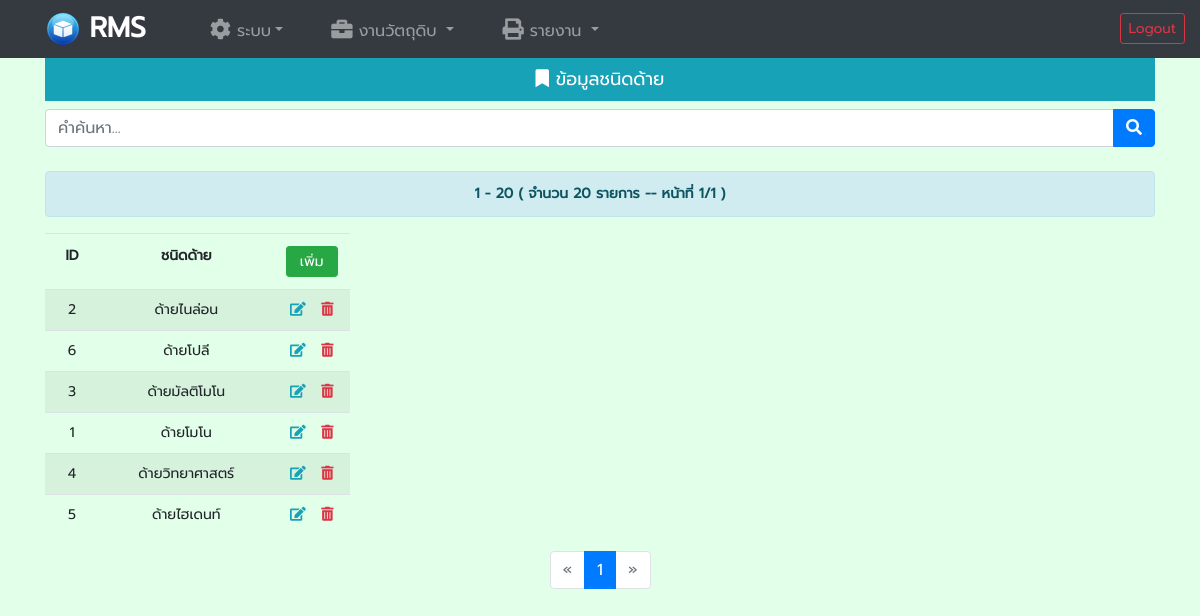
The page /data_type.php (signed in) on the database its author committed.
### tables this page shows
CREATE TABLE `prod_type` (
  `prod_type_id` tinyint(3) NOT NULL,
  `prod_type` varchar(30) NOT NULL
);

### data_type.php (the view, shortened to what this page needs)
<!doctype html>
<html lang="en">
<head>
	<link rel="stylesheet" href="./css/bootstrap.min.css">
	<link rel="stylesheet" href="./css/all.min.css">
	<link rel="stylesheet" href="./css/menunav.css">
	<?php
	include 'Menu_admin.php';
	include_once 'dbConn.php';
	$show = (isset($_GET['show'])) ? $_GET['show'] : '';
	$submit = (isset($_GET['submit'])) ? $_GET['submit'] : '';
	$page = (isset($_GET['page'])) ? $_GET['page'] : '';
	$search = (isset($_GET['Search'])) ? $_GET['Search'] : ((isset($_POST['Search'])) ? $_POST['Search'] : '');
	?>
</head>
<body>
	<div class="container">
		<div class="row">
			<div class="col-md-12" style='margin-bottom: 8px; font-size:18px;'>
				<span class="d-block p-2 bg-info text-white" align="center"><i class="fas fa-bookmark" aria-hidden="true"></i> ข้อมูลชนิดด้าย</span>
			</div>
			<?php
			if ($submit == "" or $show == "OK") { ?>
				<div class="col-md-12">
					<form name="fmSearch" method="post" action="data_type.php?show=OK" role='Search'>
						<div class="form-group row">
							<div class="input-group mb-2 col-md-12">
								<input name='Search' type="text" class="form-control" placeholder="คำค้นหา..." value='<?php echo ($search); ?>' onFocus="this.value ='';">
								<div class="input-group-append">
									<button class="btn btn-primary" type='submit'><i class="fa fa-search" aria-hidden="true"></i></button>
								</div>
							</div>
						</div>
					</form>
				</div>
				<?php
				$limit = '25';
				$rec_sql = "SELECT * FROM roll_type WHERE(roll_type like '%$search%')	ORDER by roll_type ";
				$Qtotal = mysqli_query($dbconn, $rec_sql) or die(mysqli_error($dbconn . " Q=" . $rec_sql));
				$total_data = mysqli_num_rows($Qtotal);
				$total_page = ceil($total_data / $limit);
				if ($page <= 0 or $page == '') {
					$page = 1;
				}
				$start = ($page - 1) * $limit;
				$from = $start + 1;
				$to = $page * $limit;
				if ($to > $total_data) $to = $total_data;
				?>
				<div class="col-md-12">
					<div class='alert alert-info' role='alert' align="center">
						<?php
						echo ($from . " - " . $to);
						echo (" ( จำนวน " . number_format($total_data) . " รายการ ");
						echo (" -- หน้าที่ " . number_format($page) . "/");
						echo (number_format($total_page) . " )");
						?>
					</div>
				</div>
				<div class="col-md-12">
					<table class="table table-striped table-responsive">
						<thead>
							<tr>
								<td align='center'><strong>ID</strong>
								</td>
								<td align='center'><strong>ชนิดด้าย</strong>
								</td>
								<td align="center" width="25%"><a href="data_type.php?submit=Add&Search=<?php echo ($search) ?>" class='btn btn-success btn-sm' role='button'>&nbsp;เพิ่ม&nbsp;</a>
								</td>
							</tr>
						</thead>
						<tbody>
							<?php
							$rec_sql = "SELECT * FROM prod_type	WHERE(prod_type like '%$search%') ORDER by prod_type LIMIT $start,$limit";
							$query = mysqli_query($dbconn, $rec_sql) or die(mysqli_error($dbconn . " Q=" . $rec_sql));
							while ($arr = mysqli_fetch_array($query)) {
								$autoid = $arr['prod_type_id'];
							?>
								<tr>
									<td align='center'>
										<?php echo $arr['prod_type_id'] ?>
									</td>
									<td align='center'>
										<?php echo $arr['prod_type'] ?>
									</td>
									<td align="center">
										<a href="data_type.php?submit=Edit&show=&selid=<?php echo ($autoid) ?>&Search=<?php echo ($search) ?>" title='แก้ไขข้อมูล' class="text-info"><i class="fas fa-edit" aria-hidden="true"></i></a>&nbsp;&nbsp;
									<?php if ($_SESSION['s_sys'] == 1) { ?>
										<a href="#" title='ลบข้อมูล' class="cf_delete text-danger" data-id="<?php echo ($autoid) ?>" data-show="<?php echo (" [ " . $arr['prod_type_id'] . " ] " . $arr['prod_type']) ?>"><i class="fas fa-trash-alt" aria-hidden="true"></i></a>
									<?php } else { ?>
										<a title='ไม่อนุญาต !' style="color:#b6b6b6;"><i class="fas fa-trash-alt"></i></a>
									<?php } ?>
									</td>
								</tr>
							<?php }
							?>
						</tbody>
					</table>
					<nav aria-label="Page navigation">
					<?php $_link = "data_type?Search=".$search."&page="; ?>
						<ul class='pagination justify-content-center'>
							<li class="page-item <?php if ($page == 1) echo ('disabled') ?>"><a class="page-link" href='<?php echo ($_link.$page - 1) ?>' aria-label='ก่อนหน้า'><span aria-hidden='true'>&laquo;</span></a>
							</li>
							<?php 	for ($i = 1; $i <= $total_page; $i++) {
							?>
								<li class="page-item <?php if ($page == $i) echo ('active'); ?>">
									<a class="page-link" href='<?php echo ($_link.$i) ?>'><?php echo $i ?></a>
								</li>
							<?php } ?>
							<li class="page-item <?php if ($page == $total_page) echo ('disabled'); ?>"><a class="page-link" href='<?php echo ($_link.$page + 1) ?>' aria-label='ถัดไป'><span aria-hidden='true'>&raquo;</span></a>
							</li>
						</ul>
					</nav>
				</div>
			<?php mysqli_close($dbconn); } ?>
		</div>
	</div>
</body>
</html>

### css/menunav.css (style rules this page uses)
body { font-family: var(--prompt); background-color: var(--bg-color); margin-top: 0; }
tbody { font: normal 400 14px/16px var(--prompt); }
.alert { font: normal bold 14px/20px var(--prompt); }
thead { font: normal bold 14px/20px var(--prompt); }

### css/partials/_variables.css (style rules this page uses)
:root { --primary-color:#ff5e00; --primary-color2:#ffda62; --title-color:#505050; --text-color:#777777; --border-color:#201f1f17; --gradient-color:linear-gradient(90deg,#ff5e00 10%,#f8ae4d 100%); --shadow-color:0px 10px 30px rgba(120,85,225,0.3); --shadow-color2:3px 3px 0px rgba(0, 0, 0, 0.3), 2px 2px 0px rgba(0, 0, 0, 0.3), 1px 1px 0px rgba(0, 0, 0, 0.5); --box-shadow:0px 10px 30px rgba(70, 60, 55, 0.3); --bg-color: #E1FFE9; --roboto:'Roboto',cursive; --sarabun:'Sarabun',cursive; --sriracha:'Sriracha',cursive; --merienda:'Merienda',cursive; --prompt:'Prompt',cursive; --quark:'Quark',cursive; }

### rows shown on the page
prod_type: prod_type_id "2", prod_type "ด้ายไนล่อน"
prod_type: prod_type_id "6", prod_type "ด้ายโปลี"
prod_type: prod_type_id "3", prod_type "ด้ายมัลติโมโน"
prod_type: prod_type_id "1", prod_type "ด้ายโมโน"
prod_type: prod_type_id "4", prod_type "ด้ายวิทยาศาสตร์"
prod_type: prod_type_id "5", prod_type "ด้ายไฮเดนท์"

### other values the page prints
$from "1"
$to "20"
$total_data "20"
$page "1"
$total_page "1"
